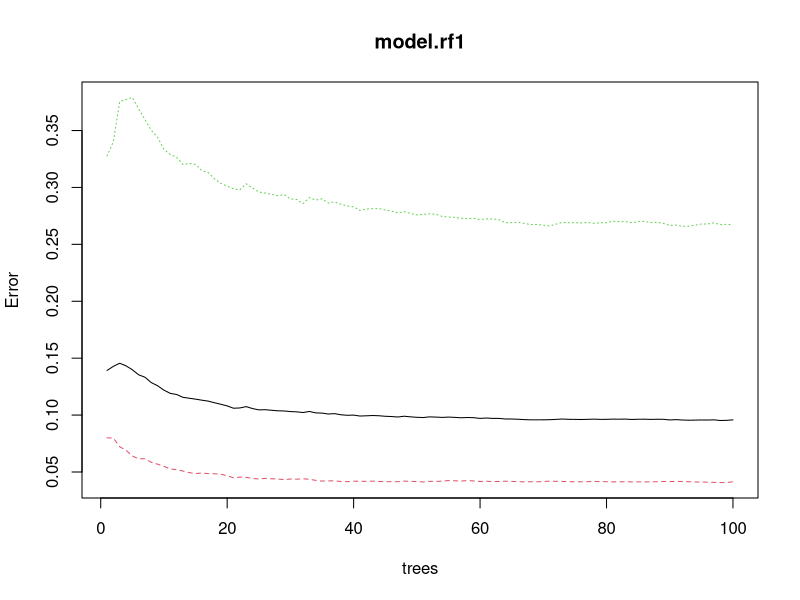

Here is the R script that generated this plot: (Note: this script raises an error after producing the figure.)
set.seed(1313)
adults <- read.table("groupedall.txt", sep=",", dec=".", header=FALSE)

dim(adults)

colnames(adults) <- c('age','workclass','fnlwgt','education','educationnum','maritalstatus','occupation',
                      'relationship','race','sex','capitalgain','capitalloss','hoursperweek','nativecountry','morefifty')

# Clean up column names
colnames(adults) <- make.names(colnames(adults))

adults$morefifty<- as.factor(adults$morefifty)
adults$educationnum<-NULL

adults[["capitalgain"]] <- ordered(cut(adults$capitalgain,c(-Inf, 0, 
                                                            median(adults[["capitalgain"]][adults[["capitalgain"]] >0]), 
                                                            Inf)),labels = c(0,1,2))
adults[["capitalloss"]] <- ordered(cut(adults$capitalloss,c(-Inf, 0, 
                                                            median(adults[["capitalloss"]][adults[["capitalloss"]] >0]), 
                                                            Inf)), labels = c(0,1,2))



N <- nrow(adults)
all.indexes <- 1:N

learn.indexes <- sample(1:N, round(2*N/3))
test.indexes <- all.indexes[-learn.indexes]

learn.data <- adults[learn.indexes,]

nlearn <- length(learn.indexes)
ntest <- N - nlearn

harm <- function (a,b) { 2/(1/a+1/b) }

library(randomForest)
set.seed(1313)
model.rf1 <- randomForest(as.factor(morefifty) ~ ., data = learn.data, ntree=100, proximity=FALSE)

model.rf1


pred.rf1 <- predict (model.rf1, adults[test.indexes,], type="class")

(ct <- table(Truth=adults$morefifty[test.indexes], Pred=pred.rf1))

prop.table(ct, 1)
# total percent correct
sum(diag(ct))/sum(ct)


round(100*(1-sum(diag(ct))/sum(ct)),2)

(F1 <- harm (prop.table(ct,1)[1,1], prop.table(ct,1)[2,2]))

set.seed(1313)
# one way to deal with this is to include class weights
model.rf2 <- randomForest(as.factor(morefifty) ~ ., data = learn.data, ntree=100, proximity=FALSE, classwt=c(1,10))

model.rf2


pred.rf2 <- predict (model.rf2, adults[test.indexes,], type="class")

(ct <- table(Truth=adults$morefifty[test.indexes], Pred=pred.rf2))

# percent by class
prop.table(ct, 1)
# total percent correct
sum(diag(ct))/sum(ct)

# real test error is 

round(100*(1-sum(diag(ct))/sum(ct)),2)

(F1 <- harm (prop.table(ct,1)[1,1], prop.table(ct,1)[2,2]))
plot(model.rf1)


(ntrees <- round(10^seq(1,3,by=0.2)))

rf.results <- matrix (rep(0,2*length(ntrees)),nrow=length(ntrees))
colnames (rf.results) <- c("ntrees", "OOB")
rf.results[,"ntrees"] <- ntrees
rf.results[,"OOB"] <- 0

ii <- 1

for (nt in ntrees)
{ 
  print(nt)
  set.seed(1313)
  model.rf <- randomForest(morefifty ~ ., data = learn.data, ntree=nt, proximity=FALSE, 
                           classwt=c(1,10), strata=learn.data$morefifty)
  
  # get the OOB
  rf.results[ii,"OOB"] <- model.rf$err.rate[nt,1]
  
  ii <- ii+1
}

plot(rf.results,type="o", col="blue")

# choose best value of 'ntrees'

lowest.OOB.error <- as.integer(which.min(rf.results[,"OOB"]))
(ntrees.best <- rf.results[lowest.OOB.error,"ntrees"])
set.seed(1313)
# one way to deal with this is to include class weights
model.rf2 <- randomForest(as.factor(morefifty) ~ ., data = learn.data, ntree=ntrees.best, proximity=FALSE, classwt=c(1,10))

model.rf2


pred.rf2 <- predict (model.rf2, adults[test.indexes,], type="class")

(ct <- table(Truth=adults$morefifty[test.indexes], Pred=pred.rf2))

# percent by class
prop.table(ct, 1)
# total percent correct
1-sum(diag(ct))/sum(ct)
